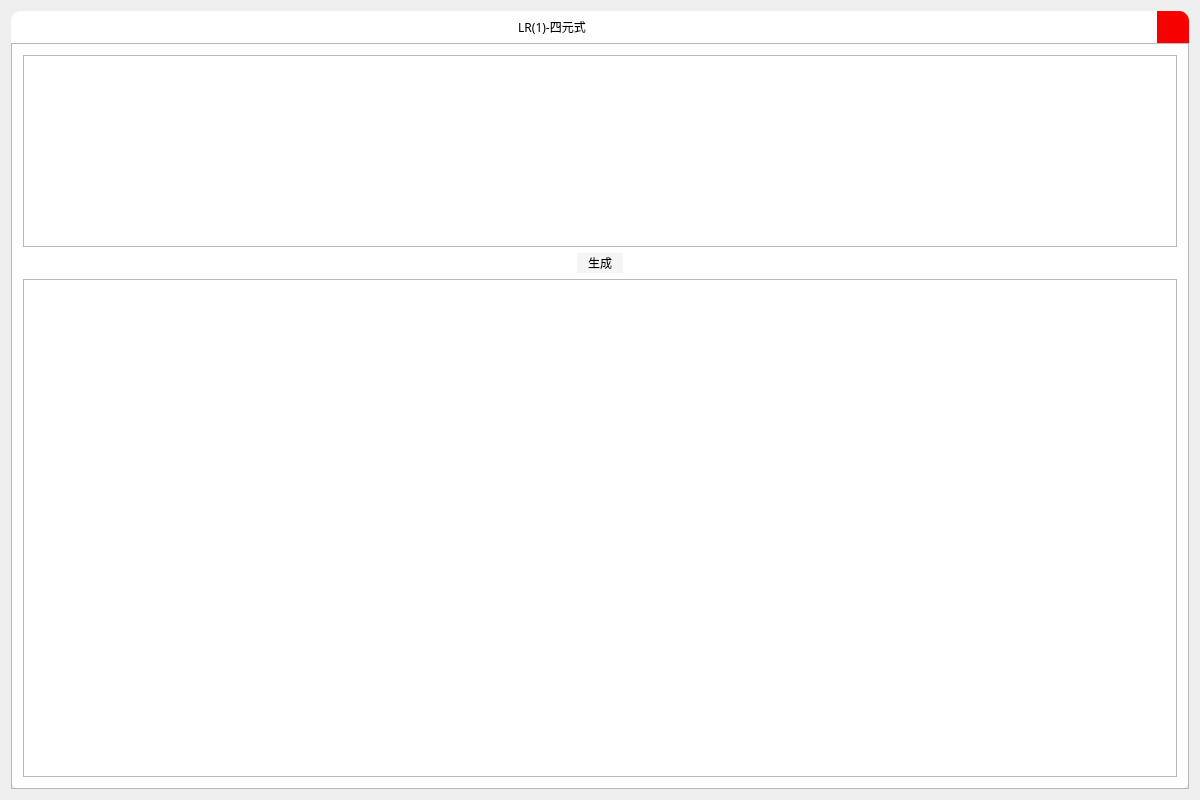
<?xml version="1.0" encoding="UTF-8"?>
<ui version="4.0">
 <class>Widget</class>
 <widget class="QWidget" name="Widget">
  <property name="geometry">
   <rect>
    <x>0</x>
    <y>0</y>
    <width>1200</width>
    <height>800</height>
   </rect>
  </property>
  <property name="sizePolicy">
   <sizepolicy hsizetype="MinimumExpanding" vsizetype="MinimumExpanding">
    <horstretch>0</horstretch>
    <verstretch>0</verstretch>
   </sizepolicy>
  </property>
  <property name="maximumSize">
   <size>
    <width>16777215</width>
    <height>16777215</height>
   </size>
  </property>
  <property name="windowTitle">
   <string>Widget</string>
  </property>
  <layout class="QHBoxLayout" name="vlMain">
   <property name="sizeConstraint">
    <enum>QLayout::SetDefaultConstraint</enum>
   </property>
   <item>
    <widget class="QWidget" name="shadowWidget" native="true">
     <property name="maximumSize">
      <size>
       <width>16777215</width>
       <height>16777215</height>
      </size>
     </property>
     <property name="mouseTracking">
      <bool>false</bool>
     </property>
     <property name="styleSheet">
      <string notr="true">#shadowWidget{
background-color: rgb(255, 255, 255);
border-radius:10px;
}</string>
     </property>
     <layout class="QVBoxLayout" name="verticalLayout">
      <property name="spacing">
       <number>0</number>
      </property>
      <property name="leftMargin">
       <number>0</number>
      </property>
      <property name="topMargin">
       <number>0</number>
      </property>
      <property name="rightMargin">
       <number>0</number>
      </property>
      <property name="bottomMargin">
       <number>0</number>
      </property>
      <item>
       <layout class="QHBoxLayout" name="horizontalLayout">
        <property name="spacing">
         <number>0</number>
        </property>
        <item>
         <widget class="QLabel" name="label">
          <property name="sizePolicy">
           <sizepolicy hsizetype="Expanding" vsizetype="Preferred">
            <horstretch>0</horstretch>
            <verstretch>0</verstretch>
           </sizepolicy>
          </property>
          <property name="font">
           <font>
            <family>微软雅黑 Light</family>
            <pointsize>9</pointsize>
            <underline>false</underline>
            <strikeout>false</strikeout>
           </font>
          </property>
          <property name="text">
           <string>LR(1)-四元式</string>
          </property>
          <property name="alignment">
           <set>Qt::AlignCenter</set>
          </property>
         </widget>
        </item>
        <item>
         <widget class="QPushButton" name="buttonMin">
          <property name="minimumSize">
           <size>
            <width>32</width>
            <height>32</height>
           </size>
          </property>
          <property name="maximumSize">
           <size>
            <width>32</width>
            <height>32</height>
           </size>
          </property>
          <property name="styleSheet">
           <string notr="true">QPushButton
{
	border:none;
}
QPushButton:hover
{
	
	background-color: rgb(85, 170, 255);
}
QPushButton:pressed
{
	
	background-color: rgb(81, 162, 243);
}</string>
          </property>
          <property name="text">
           <string/>
          </property>
         </widget>
        </item>
        <item>
         <widget class="QPushButton" name="buttonMax">
          <property name="minimumSize">
           <size>
            <width>32</width>
            <height>32</height>
           </size>
          </property>
          <property name="maximumSize">
           <size>
            <width>32</width>
            <height>32</height>
           </size>
          </property>
          <property name="styleSheet">
           <string notr="true">QPushButton
{
	border:none;
}
QPushButton:hover
{
	
	background-color: rgb(85, 170, 255);
}
QPushButton:pressed
{
	
	background-color: rgb(81, 162, 243);
}</string>
          </property>
          <property name="text">
           <string/>
          </property>
         </widget>
        </item>
        <item>
         <widget class="QPushButton" name="buttonClose">
          <property name="sizePolicy">
           <sizepolicy hsizetype="Fixed" vsizetype="Fixed">
            <horstretch>0</horstretch>
            <verstretch>0</verstretch>
           </sizepolicy>
          </property>
          <property name="minimumSize">
           <size>
            <width>32</width>
            <height>32</height>
           </size>
          </property>
          <property name="maximumSize">
           <size>
            <width>32</width>
            <height>32</height>
           </size>
          </property>
          <property name="styleSheet">
           <string notr="true">QPushButton
{
	border:none;
	border-top-right-radius:10px;
	background-color: rgb(246, 0, 0);
}
QPushButton:hover
{
	
	background-color: rgb(255, 51, 51);
}
QPushButton:pressed
{
	
	background-color: rgb(206, 0, 0);
}</string>
          </property>
          <property name="text">
           <string/>
          </property>
         </widget>
        </item>
       </layout>
      </item>
      <item>
       <widget class="QFrame" name="frame">
        <property name="sizePolicy">
         <sizepolicy hsizetype="Expanding" vsizetype="Expanding">
          <horstretch>0</horstretch>
          <verstretch>0</verstretch>
         </sizepolicy>
        </property>
        <property name="frameShape">
         <enum>QFrame::StyledPanel</enum>
        </property>
        <property name="frameShadow">
         <enum>QFrame::Raised</enum>
        </property>
        <layout class="QHBoxLayout" name="horizontalLayout_2">
         <item>
          <layout class="QVBoxLayout" name="verticalLayout_4">
           <item>
            <widget class="QPlainTextEdit" name="plainTextEdit">
             <property name="sizePolicy">
              <sizepolicy hsizetype="Expanding" vsizetype="Minimum">
               <horstretch>0</horstretch>
               <verstretch>0</verstretch>
              </sizepolicy>
             </property>
             <property name="minimumSize">
              <size>
               <width>0</width>
               <height>100</height>
              </size>
             </property>
            </widget>
           </item>
           <item>
            <layout class="QHBoxLayout" name="horizontalLayout_3">
             <property name="sizeConstraint">
              <enum>QLayout::SetDefaultConstraint</enum>
             </property>
             <item>
              <spacer name="horizontalSpacer">
               <property name="orientation">
                <enum>Qt::Horizontal</enum>
               </property>
               <property name="sizeHint" stdset="0">
                <size>
                 <width>40</width>
                 <height>20</height>
                </size>
               </property>
              </spacer>
             </item>
             <item>
              <widget class="QPushButton" name="buttonGen">
               <property name="minimumSize">
                <size>
                 <width>46</width>
                 <height>20</height>
                </size>
               </property>
               <property name="sizeIncrement">
                <size>
                 <width>0</width>
                 <height>0</height>
                </size>
               </property>
               <property name="styleSheet">
                <string notr="true">QPushButton
{
	border:none;
	background-color: rgb(245,245,245);
}
QPushButton:hover
{
	
	background-color: rgb(85, 170, 255);
}
QPushButton:pressed
{
	
	background-color: rgb(81, 162, 243);
}
</string>
               </property>
               <property name="text">
                <string>生成</string>
               </property>
              </widget>
             </item>
             <item>
              <spacer name="horizontalSpacer_2">
               <property name="orientation">
                <enum>Qt::Horizontal</enum>
               </property>
               <property name="sizeType">
                <enum>QSizePolicy::Expanding</enum>
               </property>
               <property name="sizeHint" stdset="0">
                <size>
                 <width>40</width>
                 <height>20</height>
                </size>
               </property>
              </spacer>
             </item>
            </layout>
           </item>
           <item>
            <widget class="QTextBrowser" name="textBrowser">
             <property name="sizePolicy">
              <sizepolicy hsizetype="Expanding" vsizetype="MinimumExpanding">
               <horstretch>0</horstretch>
               <verstretch>0</verstretch>
              </sizepolicy>
             </property>
             <property name="minimumSize">
              <size>
               <width>0</width>
               <height>0</height>
              </size>
             </property>
            </widget>
           </item>
          </layout>
         </item>
        </layout>
       </widget>
      </item>
     </layout>
    </widget>
   </item>
  </layout>
 </widget>
 <layoutdefault spacing="6" margin="11"/>
 <resources/>
 <connections/>
</ui>
